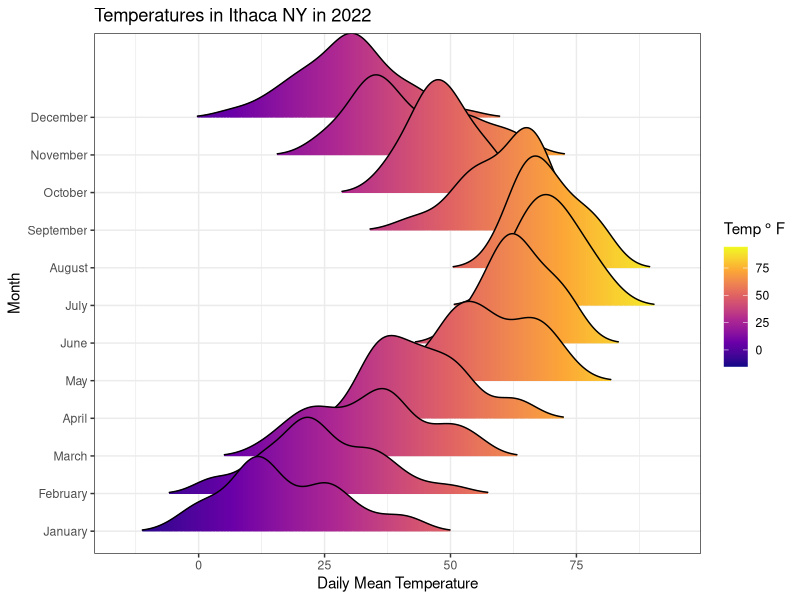

This chart was generated by the following R code:
library(tidyverse)
library(ggridges)

# idea and plotting code shamelessly borrowed from:
# https://cran.r-project.org/web/packages/ggridges/vignettes/introduction.html

ith_22 <- read_csv("./input_data/weather_data/2022_daily_temps.csv")

head(ith_22)


ith_22 |> 
  # very handy tidyverse verb
  distinct(STATION)
# we have four stations

# look at how much data we have from each station by tallying missing (NA) data
ith_22 |> 
  group_by(STATION) |> 
  summarize(sum(is.na(TMIN)), sum(is.na(TMAX)))

# only the last station has no missing data (I think this is Cornell, but maybe the airport)

# choose it to keep things simple

# filter it and calculate mean temp

ith_weather <- ith_22 |> 
  filter(STATION == "USC00304174") |> 
  transmute(
    STATION, 
    DATE, 
    ########  note use of across and rowMeans() (trivial here ##
    ## but useful with more columns) ##
    mean_temp = rowMeans(across(c(TMAX, TMIN))), 
    # extract month as label from this
    month = lubridate::month(DATE, label = T, abbr = F))

head(ith_weather)

# don't fully understand use of after_stat
ggplot(ith_weather, aes(x = mean_temp, y = month, fill = after_stat(x))) +
  # use of density_ridges
  geom_density_ridges_gradient(scale = 3, rel_min_height = 0.01) +
  #### note use of expression() so I could use degree symbol##
  # also use of viridis color palette #
  scale_fill_viridis_c(name = expression("Temp"~degree~"F"), option = "C") +
  labs(title = 'Temperatures in Ithaca NY in 2022') + 
  theme_bw() + 
  ylab("Month") + 
  xlab("Daily Mean Temperature")

